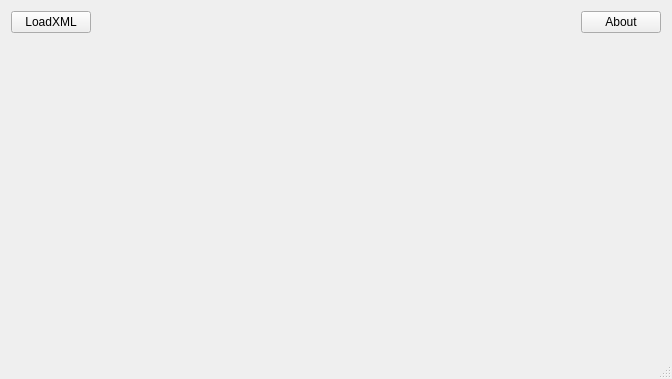
<?xml version="1.0" encoding="UTF-8"?>
<ui version="4.0">
 <class>MainWindowClass</class>
 <widget class="QMainWindow" name="MainWindowClass">
  <property name="geometry">
   <rect>
    <x>0</x>
    <y>0</y>
    <width>672</width>
    <height>379</height>
   </rect>
  </property>
  <property name="windowTitle">
   <string>Qt Test - Points</string>
  </property>
  <widget class="QWidget" name="centralWidget">
   <layout class="QVBoxLayout" name="verticalLayout">
    <property name="sizeConstraint">
     <enum>QLayout::SetNoConstraint</enum>
    </property>
    <item>
     <layout class="QHBoxLayout" name="horizontalLayout">
      <property name="spacing">
       <number>50</number>
      </property>
      <property name="sizeConstraint">
       <enum>QLayout::SetFixedSize</enum>
      </property>
      <property name="topMargin">
       <number>0</number>
      </property>
      <item>
       <widget class="QPushButton" name="loadButton">
        <property name="sizePolicy">
         <sizepolicy hsizetype="Fixed" vsizetype="Fixed">
          <horstretch>0</horstretch>
          <verstretch>0</verstretch>
         </sizepolicy>
        </property>
        <property name="text">
         <string>LoadXML</string>
        </property>
       </widget>
      </item>
      <item>
       <widget class="QLabel" name="scaleLabel">
        <property name="text">
         <string/>
        </property>
        <property name="alignment">
         <set>Qt::AlignCenter</set>
        </property>
       </widget>
      </item>
      <item>
       <widget class="QPushButton" name="aboutButton">
        <property name="sizePolicy">
         <sizepolicy hsizetype="Fixed" vsizetype="Fixed">
          <horstretch>0</horstretch>
          <verstretch>0</verstretch>
         </sizepolicy>
        </property>
        <property name="layoutDirection">
         <enum>Qt::LeftToRight</enum>
        </property>
        <property name="text">
         <string>About</string>
        </property>
       </widget>
      </item>
     </layout>
    </item>
    <item>
     <widget class="MarkerWidget" name="markerArea" native="true">
      <property name="sizePolicy">
       <sizepolicy hsizetype="Expanding" vsizetype="Expanding">
        <horstretch>0</horstretch>
        <verstretch>0</verstretch>
       </sizepolicy>
      </property>
     </widget>
    </item>
   </layout>
  </widget>
  <widget class="QStatusBar" name="statusBar"/>
 </widget>
 <layoutdefault spacing="6" margin="11"/>
 <customwidgets>
  <customwidget>
   <class>MarkerWidget</class>
   <extends>QWidget</extends>
   <header>MarkerWidget.h</header>
   <container>1</container>
  </customwidget>
 </customwidgets>
 <resources>
  <include location="MainWindow.qrc"/>
 </resources>
 <connections>
  <connection>
   <sender>loadButton</sender>
   <signal>clicked()</signal>
   <receiver>MainWindowClass</receiver>
   <slot>loadButtonClicked()</slot>
   <hints>
    <hint type="sourcelabel">
     <x>72</x>
     <y>19</y>
    </hint>
    <hint type="destinationlabel">
     <x>207</x>
     <y>11</y>
    </hint>
   </hints>
  </connection>
  <connection>
   <sender>aboutButton</sender>
   <signal>clicked()</signal>
   <receiver>MainWindowClass</receiver>
   <slot>aboutButtonClicked()</slot>
   <hints>
    <hint type="sourcelabel">
     <x>613</x>
     <y>23</y>
    </hint>
    <hint type="destinationlabel">
     <x>538</x>
     <y>10</y>
    </hint>
   </hints>
  </connection>
 </connections>
 <slots>
  <slot>loadButtonClicked()</slot>
  <slot>aboutButtonClicked()</slot>
 </slots>
</ui>
